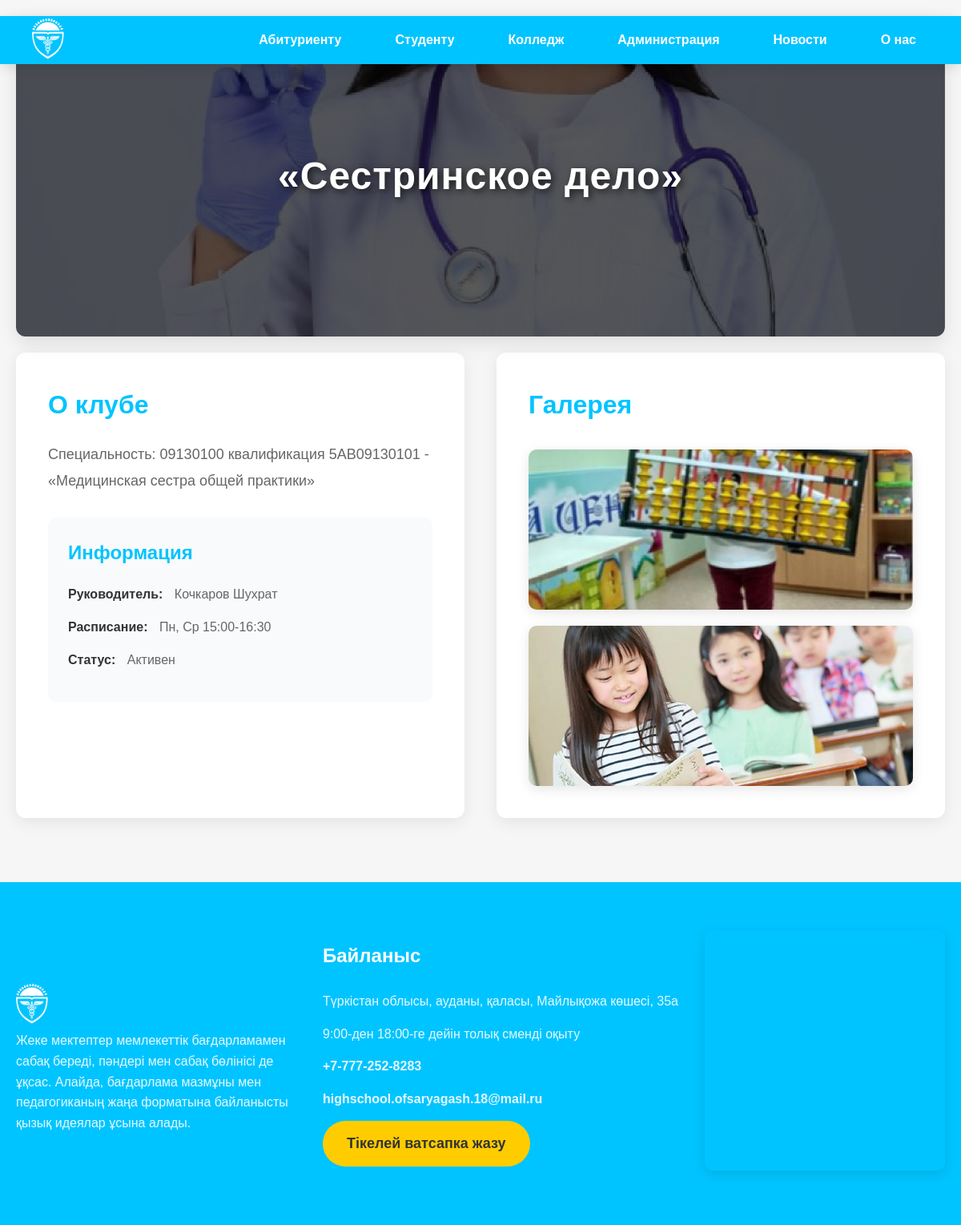
/club/1/, run on the app's committed database.
### talant_app/models.py (models this page shows, shortened)
class Club(models.Model):
    name = models.CharField(max_length=100, verbose_name="Название клуба")
    description = models.TextField(verbose_name="Описание")
    image = models.ImageField(upload_to='clubs/', verbose_name="Основное изображение")
    leader = models.CharField(max_length=100, verbose_name="Руководитель")
    schedule = models.CharField(max_length=200, verbose_name="Расписание", help_text="Например: Пн, Ср 15:00-16:30")
    is_active = models.BooleanField(default=True, verbose_name="Активен")
    class Meta:
        verbose_name = "Клуб"
        verbose_name_plural = "Клубы"

class ClubImage(models.Model):
    image = models.ImageField(upload_to='club_gallery/', verbose_name="Изображение")
    club = models.ForeignKey(Club, on_delete=models.CASCADE, related_name='images')
    class Meta:
        verbose_name = "Изображение клуба"
        verbose_name_plural = "Изображения клуба"

### talant_app/views.py (the view)
# urls.py: path('club/<int:club_id>/', views.club_detail, name='club_detail'),
def club_detail(request, club_id):
    club = get_object_or_404(Club, id=club_id)
    footer = FooterContact.objects.first()  # Данные футера
    context = {
        'club': club,
        'footer':footer
    }
    return render(request, 'club.html', context)

### talant_app/templates/club.html (shortened to what this page needs)
{% load static %}
<!DOCTYPE html>
<html lang="en">
<head>
    <link rel="stylesheet" href="{% static 'css/style.css' %}">
</head>
<body>
    <header class="header">
    <div class="logo">
        <a href="{% url 'home' %}">
                <img class="log" src="{% static 'imgs/logo9.png' %}" style="width: 40px" alt="Логотип">
            </a>
    </div>
    <nav class="nav" id="nav-menu">
        <div class="dropdown">
            <a href="#" class="dropdown-toggle">Абитуриенту</a>
        </div>
         <div class="dropdown">
            <a href="#" class="dropdown-toggle">Студенту</a>
        </div>
         <div class="dropdown">
            <a href="#" class="dropdown-toggle">Колледж</a>
        </div>
         <a href="#qyzmetker">Администрация</a>
        <a href="#news">Новости</a>
        <a href="#about">О нас </a>
    </nav>
</header>
    <section class="club-detail">
        <div class="club-hero" style="background-image: url('{{ club.image.url }}');">
            <div class="hero-overlay">
                <h1>{{ club.name }}</h1>
            </div>
        </div>
        <div class="club-content">
            <div class="club-description">
                <h2>О клубе</h2>
                <p class="club-desc">{{ club.description }}</p>
                <div class="club-info">
                    <h3>Информация</h3>
                    <ul>
                        <li><strong>Руководитель:</strong> {{ club.leader }}</li>
                        <li><strong>Расписание:</strong> {{ club.schedule }}</li>
                        <li><strong>Статус:</strong> {% if club.is_active %}Активен{% else %}Неактивен{% endif %}</li>
                    </ul>
                </div>
            </div>
            <div class="club-gallery">
                <h2>Галерея</h2>
                <div class="gallery-grid">
                  {% for image in club.images.all %}
                        <img src="{{ image.image.url }}" alt="Фото клуба" class="gallery-image">
                    {% empty %}
                        <p class="empty-gallery">Галерея пока пуста</p>
                    {% endfor %}
                </div>
            </div>
        </div>
    </section>
     <footer>
      <div class="containerf">
        <div class="footer-left">
         <a href="{% url 'home' %}">
                <img class="log" src="{% static 'imgs/logo9.png' %}" style="width: 40px" alt="Логотип">
            </a>
          <p>
            Жеке мектептер мемлекеттік бағдарламамен сабақ береді, пәндері мен
            сабақ бөлінісі де ұқсас. Алайда, бағдарлама мазмұны мен
            педагогиканың жаңа форматына байланысты қызық идеялар ұсына алады.
          </p>
        </div>
        <div class="footer-center">
          <h3>Байланыс</h3>
          <p>
            Түркістан облысы,  ауданы,  қаласы, Майлықожа
            көшесі, 35а
          </p>
          <p>9:00-ден 18:00-ге дейін толық сменді оқыту</p>
          <p><a href="tel:+77772528283" class="phone">+7-777-252-8283</a></p>
          <p>
            <a href="mailto:highschool.ofsaryagash.18@mail.ru" class="email"
              >highschool.ofsaryagash.18@mail.ru</a
            >
          </p>
          <div class="social-icons">
            <a class="btn" href="https://wa.me/87478707743">Тікелей ватсапка жазу</a>
          </div>
        </div>
        <div class="footer-right">
          <iframe
            src="https://www.google.com/maps/embed?pb=!1m18!1m12!1m3!1d2950.540106352667!2d69.58194711087846!3d42.309677571077586!2m3!1f0!2f0!3f0!3m2!1i1024!2i768!4f13.1!3m3!1m2!1s0x38a91fd162714e83%3A0x75fbbb9a62012d36!2s%E2%84%961%20Talant%20mektep!5e0!3m2!1sru!2skz!4v1741972674462!5m2!1sru!2skz"
            width="600"
            height="450"
            style="border: 0"
            allowfullscreen=""
            loading="lazy"
          ></iframe>
        </div>
      </div>
    </footer>
</body>
</html>

### talant_app/static/css/style.css (style rules this page uses)
* { margin: 0; padding: 0; box-sizing: border-box; }
body { font-family: 'Arial', sans-serif; line-height: 1.6; background-color: #f5f6f5; color: #333; }
.header { display: flex; justify-content: space-between; align-items: center; padding: 10px 40px; background-color: #00c4ff; color: #fff; box-shadow: 0 4px 15px rgba(0, 0, 0, 0.1); position: fixed; width: 100%; z-index: 1000; height: 60px; }
.logo { font-size: 28px; font-weight: 700; text-transform: uppercase; letter-spacing: 1px; }
.nav { display: flex; gap: 35px; align-items: center; }
.nav a { color: #fff; text-decoration: none; font-size: 16px; font-weight: 600; padding: 8px 16px; border-radius: 5px; transition: all 0.3s ease; }
.btn { display: inline-block; background: #ffcc00; color: #333; padding: 14px 30px; text-decoration: none; border-radius: 30px; font-size: 18px; font-weight: 600; transition: all 0.3s ease; }
footer { background: #00c4ff; padding: 60px 20px; color: #fff; }
.containerf { display: flex; justify-content: space-between; align-items: center; max-width: 1300px; margin: 0 auto; gap: 30px; }
.footer-left { max-width: 350px; }
.footer-left p { font-size: 16px; color: #fff; opacity: 0.9; }
.footer-center h3 { font-size: 24px; margin-bottom: 25px; color: #fff; }
.footer-center p { font-size: 16px; margin-bottom: 15px; opacity: 0.9; }
.phone, .email { color: #fff; font-weight: 600; text-decoration: none; transition: all 0.3s ease; }
.footer-right iframe { width: 100%; height: 300px; border-radius: 10px; border: none; box-shadow: 0 5px 15px rgba(0, 0, 0, 0.1); }
.club-info { margin-top: 30px; padding: 20px; background: #f5f6f5; border-radius: 8px; }
.club-info h3 { font-size: 24px; color: #00c4ff; margin-bottom: 20px; }
.club-detail { padding: 0 20px; background: #f5f6f5; }
.club-hero { height: 50vh; background-size: cover; background-position: center; position: relative; display: flex; align-items: center; justify-content: center; border-radius: 12px; overflow: hidden; margin: 20px 0; box-shadow: 0 8px 25px rgba(0, 0, 0, 0.1); }
.hero-overlay { background: rgba(0, 0, 0, 0.65); width: 100%; height: 100%; display: flex; align-items: center; justify-content: center; transition: background 0.3s ease; }
.hero-overlay h1 { color: #fff; font-size: 48px; font-weight: 700; text-shadow: 3px 3px 10px rgba(0, 0, 0, 0.7); text-align: center; padding: 0 20px; letter-spacing: 1px; }
.club-content { max-width: 1200px; margin: 0 auto 80px; display: grid; grid-template-columns: 1fr 1fr; gap: 40px; }
.club-description { background: #fff; padding: 40px; border-radius: 12px; box-shadow: 0 5px 20px rgba(0, 0, 0, 0.08); }
.club-description h2 { font-size: 32px; color: #00c4ff; margin-bottom: 20px; font-weight: 700; }
.club-desc { font-size: 18px; color: #666; line-height: 1.8; margin-bottom: 30px; }
.club-info { background: #f9fafb; padding: 25px; border-radius: 10px; margin-top: 30px; }
.club-info h3 { font-size: 24px; color: #00c4ff; margin-bottom: 20px; font-weight: 600; }
.club-info ul { list-style: none; padding: 0; }
.club-info li { font-size: 16px; color: #666; margin-bottom: 15px; line-height: 1.6; }
.club-info li strong { color: #333; font-weight: 600; margin-right: 10px; }
.club-gallery { background: #fff; padding: 40px; border-radius: 12px; box-shadow: 0 5px 20px rgba(0, 0, 0, 0.08); }
.club-gallery h2 { font-size: 32px; color: #00c4ff; margin-bottom: 30px; font-weight: 700; }
.gallery-grid { display: grid; grid-template-columns: repeat(auto-fit, minmax(250px, 1fr)); gap: 20px; }
.gallery-image { width: 100%; height: 200px; object-fit: cover; border-radius: 10px; transition: all 0.3s ease; box-shadow: 0 4px 15px rgba(0, 0, 0, 0.1); }
.log { padding-top: 10px; }
.nav .dropdown { position: relative; display: inline-block; }
.nav .dropdown-toggle { color: #fff; text-decoration: none; font-size: 16px; font-weight: 600; padding: 8px 16px; border-radius: 5px; transition: all 0.3s ease; }

### data on the page
Club: image (picture), name "«Сестринское дело»", description "Специальность: 09130100 квалификация 5АВ09130101 - «Медицинская сестра общей практики»", leader "Кочкаров Шухрат", schedule "Пн, Ср 15:00-16:30"
ClubImage: image (picture)
ClubImage: image (picture)
